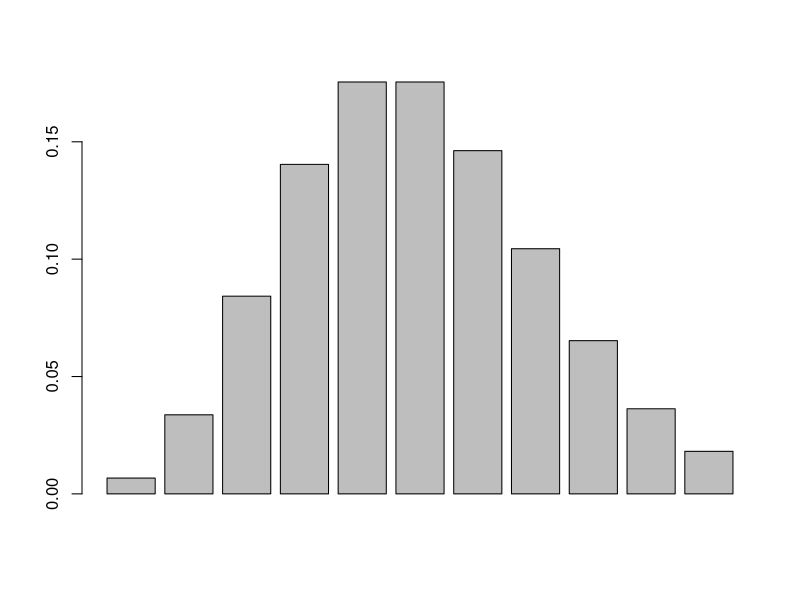

R code for this plot:
arr = dpois(0:10, 5)
barplot(arr)

none = dpois(0, 3)
1-none
twoOrMore = sum(dpois(2:4, 3))
twoOrMore

1-dpois(16, 12)
dpois(6, 8)
1- sum(ppois(10, 8))
ppois(1, 3/20)
